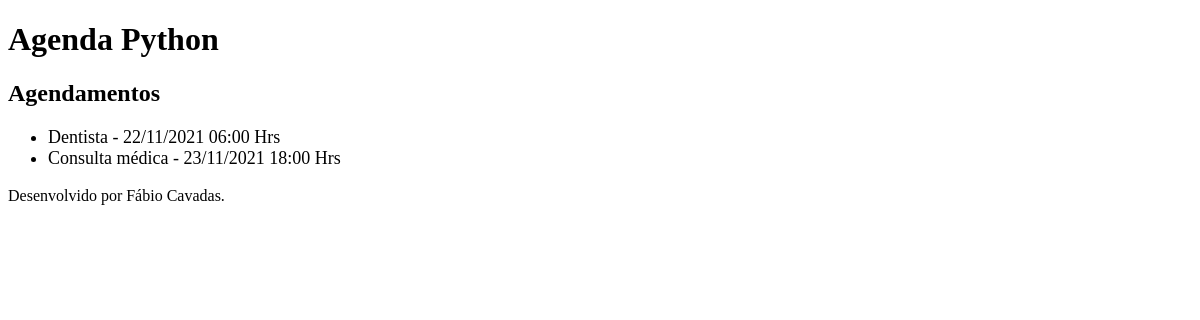
/agenda/, run on an earlier commit of the app's database.
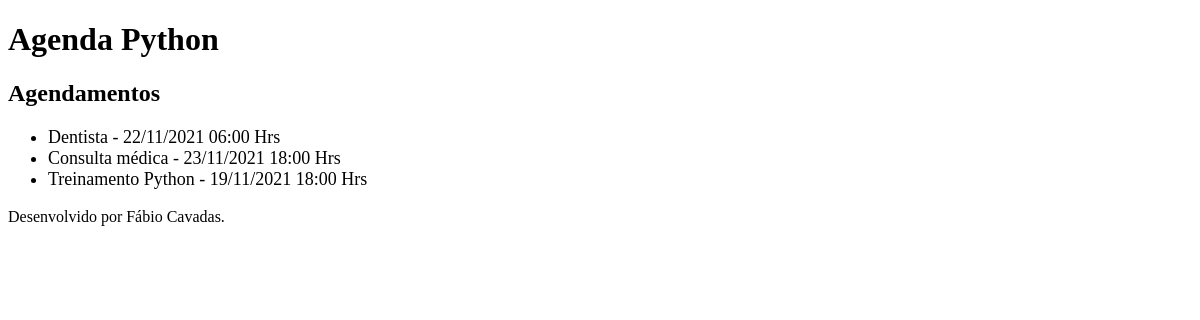
And on a later commit of the database.
### core/models.py (models this page shows, shortened)
class Evento(models.Model):
    titulo = models.CharField(max_length=100)
    descricao = models.TextField(blank=True, null=True)
    data_evento = models.DateTimeField(verbose_name='Data do Evento')
    data_criacao = models.DateTimeField(auto_now=True)
    usuario = models.ForeignKey(User, on_delete=models.CASCADE) # utilizando a propria tabela de usuários do django
    class Meta: # Padrão utilizado para forçar a criação da tabela com o nome que vc deseja, evita criar "core_evento"
        db_table = 'evento'
    def get_data_evento(self):
        return self.data_evento.strftime('%d/%m/%Y %H:%M Hrs')

### core/views.py (the view)
# urls.py: path('agenda/', views.lista_eventos),
def lista_eventos(request):
        evento = Evento.objects.all() # Retorna eventos de todos os usuários
        dados = {'eventos':evento}
        return render(request, 'agenda.html', dados)

### templates/agenda.html
{% extends "model-page.html" %}
{% block content %}
    <h2>Agendamentos</h2>
    <ul style="font-size: 18px">
         {% for evento in eventos %}
            <li>{{evento.titulo}} - {{evento.get_data_evento}}</li>
         {% endfor %}
    </ul>
{% endblock %}

What changed in the data, as far as the page shows it:
added Evento: titulo "Treinamento Python", get_data_evento "19/11/2021 18:00 Hrs"
